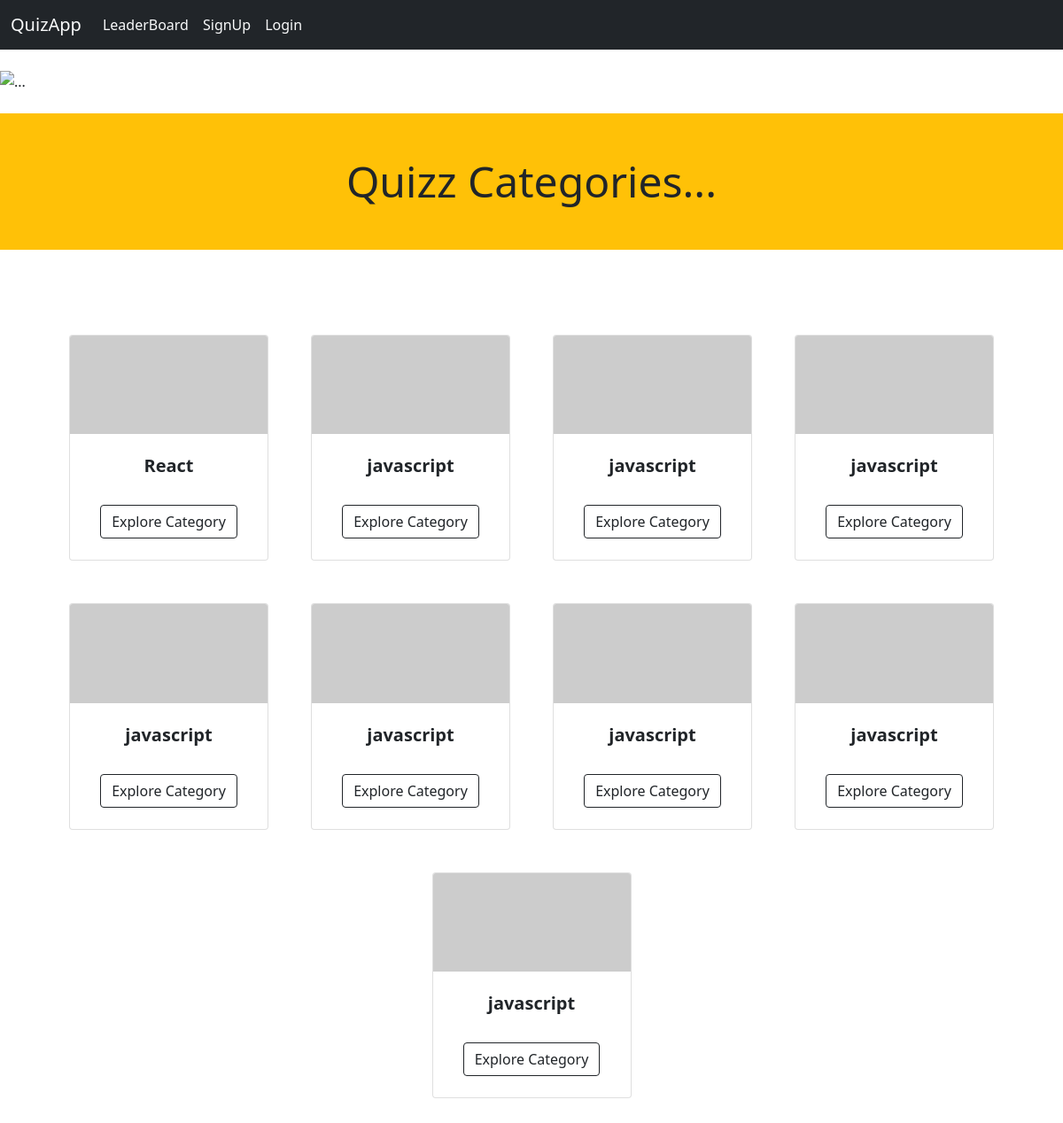
The app's page /quiz_user/ with its own data.
### quiz_admin/models.py (models this page shows)
class AddCategory(models.Model):
    category = models.TextField(max_length=300, null=True)
    datetime = models.DateTimeField(auto_now_add = True)
    def __str__(self):
        return self.category

### quiz_user/views.py (the view)
# urls.py: path('', views.home, name="home"),
def home(request):
    print("inside home of quiz_user")
    print(" quiz_user")
    print("inside home ")
    data = AddCategory.objects.all()
    data1 = AddQuiz.objects.all()
    if (request.user.is_authenticated):
        print("innn")
        context = {
        "data" : data,
        "data1" : data1,
        "user" : request.user
    }
        return render(request, 'quiz_user/index.html',context)
    else:
        print("outt")
        context = {
        "data" : data,
        "data1" : data1,
    }
        return render(request, 'quiz_user/index.html',context)

### templates/quiz_user/index.html (shortened to what this page needs)
<!DOCTYPE html>
<html lang="en">
<head>
  <link href="https://cdn.jsdelivr.net/npm/bootstrap@5.0.2/dist/css/bootstrap.min.css" rel="stylesheet"
>
</head>
<body>
  {% if user.is_authenticated %}
  <nav class="navbar navbar-expand-lg navbar-light bg-dark">
    <div class="container-fluid">
      <a class="navbar-brand text-light " href="/">QuizApp</a>
      <button class="navbar-toggler" type="button" data-bs-toggle="collapse" data-bs-target="#navbarSupportedContent"
        aria-controls="navbarSupportedContent" aria-expanded="false" aria-label="Toggle navigation">
        <span class="navbar-toggler-icon"></span>
      </button>
      <div class="collapse navbar-collapse" id="navbarSupportedContent">
        <ul class="navbar-nav me-auto mb-2 mb-lg-0">
          <li class="nav-item">
            <a class="nav-link active text-light" aria-current="page" href="/quiz_user/leaderboard/">LeaderBoard</a>
          </li>
        </ul>
        <form class="d-flex">
          <a href="/quiz_user/profile" data-toggle="tooltip" title="user profile"><img src="https://github.githubassets.com/images/modules/logos_page/Octocat.png" width="40vw" height="40vh" class="rounded-circle" alt="..."></a>
          <p>&nbsp;&nbsp;&nbsp;&nbsp;&nbsp;&nbsp;&nbsp;&nbsp;&nbsp;&nbsp;&nbsp;&nbsp;</p>
          <p class="user_name_id text-light">Welcome - {{user}}</p>
          <p>&nbsp;&nbsp;&nbsp;&nbsp;&nbsp;&nbsp;&nbsp;&nbsp;&nbsp;&nbsp;&nbsp;&nbsp;</p>
          <a class="btn btn-outline-danger my-2 my-sm-0" class="btn btn-outline-success" href="/quiz_user/logout">Logout</a>
        </form>
      </div>
    </div>
  </nav>
  {% else %}
  <nav class="navbar navbar-expand-lg navbar-light bg-dark">
    <div class="container-fluid">
      <a class="navbar-brand text-light " href="/">QuizApp</a>
      <div class="collapse navbar-collapse" id="navbarSupportedContent">
        <ul class="navbar-nav me-auto mb-2 mb-lg-0">
          <li class="nav-item">
            <a class="nav-link active text-light" aria-current="page" href="/quiz_user/leaderboard/">LeaderBoard</a>
          </li>
          <li class="nav-item">
            <a class="nav-link active text-light" aria-current="page" href="/quiz_user/register/">SignUp</a>
          </li>
          <li class="nav-item">
            <a class="nav-link active text-light" aria-current="page" href="/quiz_user/login/">Login</a>
          </li>
        </ul>
      </div>
    </div>
  </nav>
{% endif %}
  <div class="main my-4" >
    <div id="carouselExampleCaptions" class="carousel slide" data-bs-ride="carousel">
      <div class="carousel-indicators">
        <button type="button" data-bs-target="#carouselExampleCaptions" data-bs-slide-to="0" class="active" aria-current="true" aria-label="Slide 1"></button>
        <button type="button" data-bs-target="#carouselExampleCaptions" data-bs-slide-to="1" aria-label="Slide 2"></button>
        <button type="button" data-bs-target="#carouselExampleCaptions" data-bs-slide-to="2" aria-label="Slide 3"></button>
      </div>
      <div class="carousel-inner" >
        <div class="carousel-item active"  >
          <img src="https://source.unsplash.com/user/erondu/1200x400" class="d-block w-100 mx-0" alt="...">
          <div class="carousel-caption d-none d-md-block ">
          </div>
        </div>
      </div>
      <button class="carousel-control-prev" type="button" data-bs-target="#carouselExampleCaptions" data-bs-slide="prev">
        <span class="carousel-control-prev-icon" aria-hidden="true"></span>
      </button>
      <button class="carousel-control-next" type="button" data-bs-target="#carouselExampleCaptions" data-bs-slide="next">
        <span class="carousel-control-next-icon" aria-hidden="true"></span>
      </button>
    </div>
    </div>
  <div class="display-5 bg-warning p-5 text-center">
    Quizz Categories...
  </div>
  <section class="py-5">
    <div class="container px-4 px-lg-5 mt-5">
        <div class="row gx-4 gx-lg-5 row-cols-2 row-cols-md-3 row-cols-xl-4 justify-content-center">
          {% for post in data %}
            <div class="col mb-5">
                <div class="card h-100">
                    <img class="card-img-top" src="https://picsum.photos/200/100" alt="{{post.category}} Category" />
                    <div class="card-body p-4">
                        <div class="text-center">
                            <h5 class="fw-bolder">{{post}}</h5>
                        </div>
                    </div>
                    <div class="card-footer p-4 pt-0 border-top-0 bg-transparent">
                        <div class="text-center"><a class="btn btn-outline-dark mt-auto" href="showquiz/{{post.category}}/">Explore Category</a></div>
                    </div>
                </div>
            </div>
            {% endfor %}
        </div>
    </div>
</section>
</body>
</body>
</html>

### records on screen
AddCategory: category "React"
AddCategory: category "javascript"
AddCategory: category "javascript"
AddCategory: category "javascript"
AddCategory: category "javascript"
AddCategory: category "javascript"
AddCategory: category "javascript"
AddCategory: category "javascript"
AddCategory: category "javascript"
